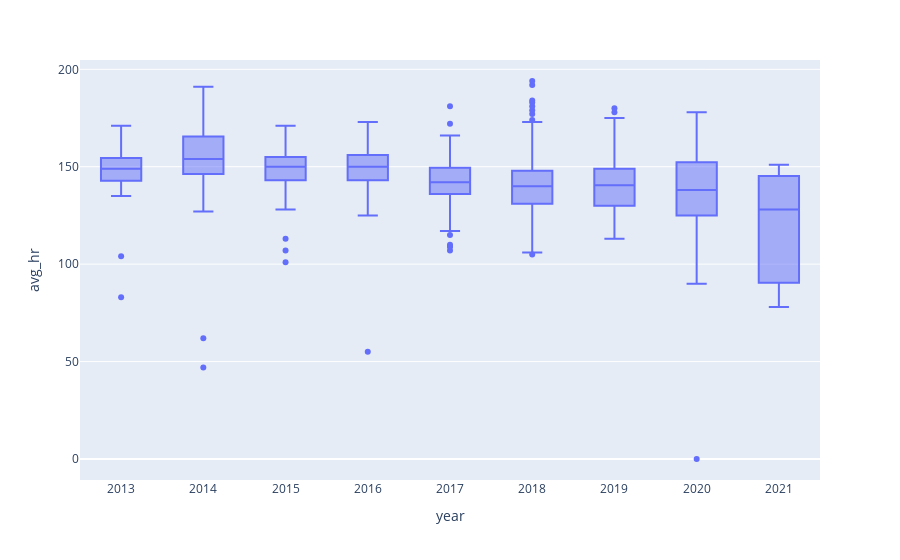

Notebook cell for this chart:
### Code cell
#Plot heart rate 
fig = px.box(data_strava, x="year",y="avg_hr")
fig.show()

### Figure 1 — Plotly figure (JSON) as saved in the notebook; plotly's stock layout.template omitted (floating-point values rounded to 4 significant figures; data arrays with more than 128 entries replaced by an {"elided": "..."} marker saying what was removed)
{"data": [{"alignmentgroup": "True", "hovertemplate": "year=%{x}<br>avg_hr=%{y}<extra></extra>", "legendgroup": "", "marker": {"color": "#636efa"}, "name": "", "notched": false, "offsetgroup": "", "orientation": "v", "showlegend": false, "type": "box", "x": {"elided": "1738 str values"}, "x0": " ", "xaxis": "x", "y": {"elided": "1738 int values"}, "y0": " ", "yaxis": "y"}], "layout": {"boxmode": "group", "legend": {"tracegroupgap": 0}, "margin": {"t": 60}, "xaxis": {"anchor": "y", "domain": [0, 1], "title": {"text": "year"}}, "yaxis": {"anchor": "x", "domain": [0, 1], "title": {"text": "avg_hr"}}}}
